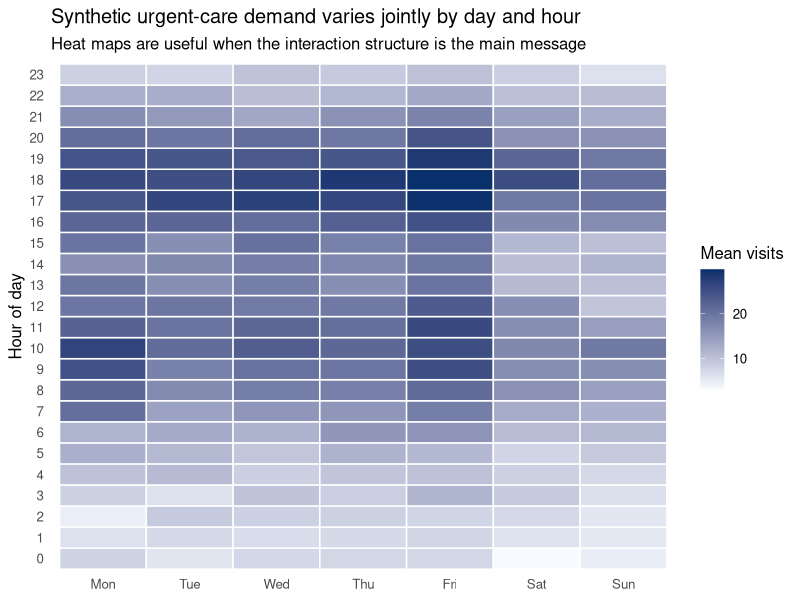
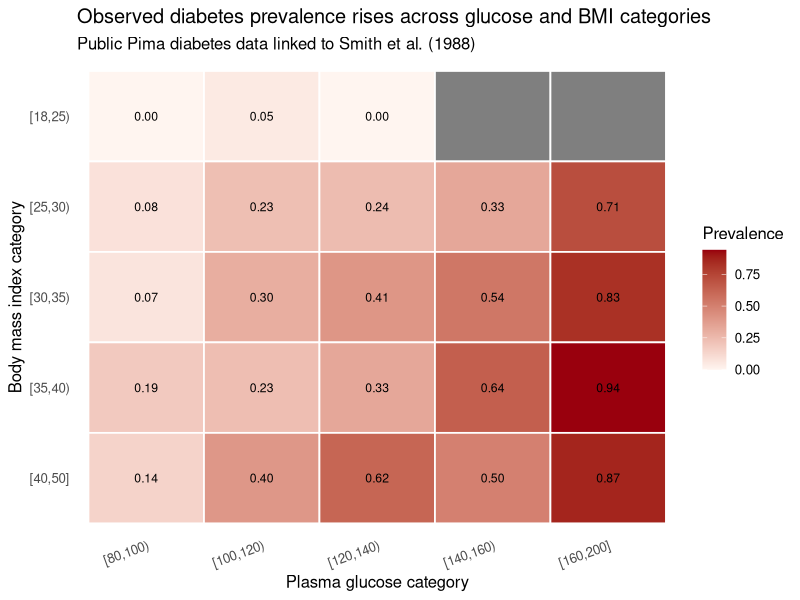

Write R code to recreate these figures, in order.
## ---- chunk 1
library(dplyr)
library(ggplot2)
library(knitr)

format_numeric_table <- function(df, digits = 2) {
  numeric_cols <- vapply(df, is.numeric, logical(1))
  df[numeric_cols] <- lapply(df[numeric_cols], round, digits = digits)
  df
}
## ---- chunk 2
set.seed(2026)

days <- c("Mon", "Tue", "Wed", "Thu", "Fri", "Sat", "Sun")
hours <- 0:23

synthetic_heat <- expand.grid(
  day = factor(days, levels = days),
  hour = hours
)

day_effect <- c(Mon = 1.05, Tue = 1.00, Wed = 1.02, Thu = 1.08, Fri = 1.18, Sat = 0.88, Sun = 0.80)

synthetic_heat$baseline_pattern <-
  7 +
  14 * exp(-((synthetic_heat$hour - 10) / 4.2)^2) +
  18 * exp(-((synthetic_heat$hour - 18) / 3.3)^2)

synthetic_heat$expected_visits <-
  synthetic_heat$baseline_pattern * day_effect[as.character(synthetic_heat$day)] +
  ifelse(synthetic_heat$day %in% c("Sat", "Sun") & synthetic_heat$hour %in% 12:16, -3, 0) +
  ifelse(synthetic_heat$day == "Mon" & synthetic_heat$hour %in% 7:10, 4, 0)

synthetic_heat$mean_visits <- pmax(
  round(synthetic_heat$expected_visits + rnorm(nrow(synthetic_heat), sd = 1.2), 1),
  0
)

synthetic_summary <- synthetic_heat |>
  group_by(day) |>
  summarise(
    mean_daily_hourly_visits = mean(mean_visits),
    peak_hour = hour[which.max(mean_visits)],
    peak_visits = max(mean_visits),
    .groups = "drop"
  )

knitr::kable(
  format_numeric_table(synthetic_summary, digits = 2),
  caption = "Summary of the synthetic urgent-care demand surface"
)
## ---- chunk 3
ggplot(synthetic_heat, aes(x = day, y = factor(hour), fill = mean_visits)) +
  geom_tile(color = "white", linewidth = 0.5) +
  scale_fill_gradient(
    low = "#f7fbff",
    high = "#08306b"
  ) +
  labs(
    title = "Synthetic urgent-care demand varies jointly by day and hour",
    subtitle = "Heat maps are useful when the interaction structure is the main message",
    x = NULL,
    y = "Hour of day",
    fill = "Mean visits"
  ) +
  theme_minimal(base_size = 12) +
  theme(
    panel.grid = element_blank()
  )
## ---- chunk 4
top_synthetic_cells <- synthetic_heat |>
  arrange(desc(mean_visits)) |>
  slice_head(n = 8) |>
  select(day, hour, mean_visits)

knitr::kable(
  format_numeric_table(top_synthetic_cells, digits = 1),
  caption = "Highest-intensity cells in the synthetic heat map"
)
## ---- chunk 5
data("Pima.tr", package = "MASS")
data("Pima.te", package = "MASS")

pima_all <- rbind(Pima.tr, Pima.te)
pima_all$diabetes <- as.integer(pima_all$type == "Yes")

glu_breaks <- c(80, 100, 120, 140, 160, 200)
bmi_breaks <- c(18, 25, 30, 35, 40, 50)

pima_all$glu_group <- cut(
  pima_all$glu,
  breaks = glu_breaks,
  include.lowest = TRUE,
  right = FALSE
)

pima_all$bmi_group <- cut(
  pima_all$bmi,
  breaks = bmi_breaks,
  include.lowest = TRUE,
  right = FALSE
)

risk_heat <- pima_all |>
  filter(!is.na(glu_group), !is.na(bmi_group)) |>
  group_by(glu_group, bmi_group) |>
  summarise(
    n = n(),
    diabetes_prevalence = mean(diabetes),
    .groups = "drop"
  )

risk_heat$glu_group <- factor(risk_heat$glu_group, levels = levels(pima_all$glu_group))
risk_heat$bmi_group <- factor(risk_heat$bmi_group, levels = rev(levels(pima_all$bmi_group)))
risk_heat$prevalence_display <- ifelse(risk_heat$n >= 5, risk_heat$diabetes_prevalence, NA_real_)
risk_heat$prevalence_label <- ifelse(is.na(risk_heat$prevalence_display), "", sprintf("%.2f", risk_heat$prevalence_display))

risk_summary <- risk_heat |>
  filter(n >= 5) |>
  arrange(desc(diabetes_prevalence), desc(n)) |>
  slice_head(n = 8)

knitr::kable(
  format_numeric_table(
    risk_summary[, c("glu_group", "bmi_group", "n", "diabetes_prevalence")],
    digits = 3
  ),
  caption = "Highest-prevalence cells in the public Pima diabetes heat map"
)
## ---- chunk 6
ggplot(risk_heat, aes(x = glu_group, y = bmi_group, fill = prevalence_display)) +
  geom_tile(color = "white", linewidth = 0.6) +
  geom_text(aes(label = prevalence_label), size = 3.1) +
  scale_fill_gradient(
    low = "#fff5f0",
    high = "#99000d"
  ) +
  labs(
    title = "Observed diabetes prevalence rises across glucose and BMI categories",
    subtitle = "Public Pima diabetes data linked to Smith et al. (1988)",
    x = "Plasma glucose category",
    y = "Body mass index category",
    fill = "Prevalence"
  ) +
  theme_minimal(base_size = 12) +
  theme(
    panel.grid = element_blank(),
    axis.text.x = element_text(angle = 20, hjust = 1)
  )
